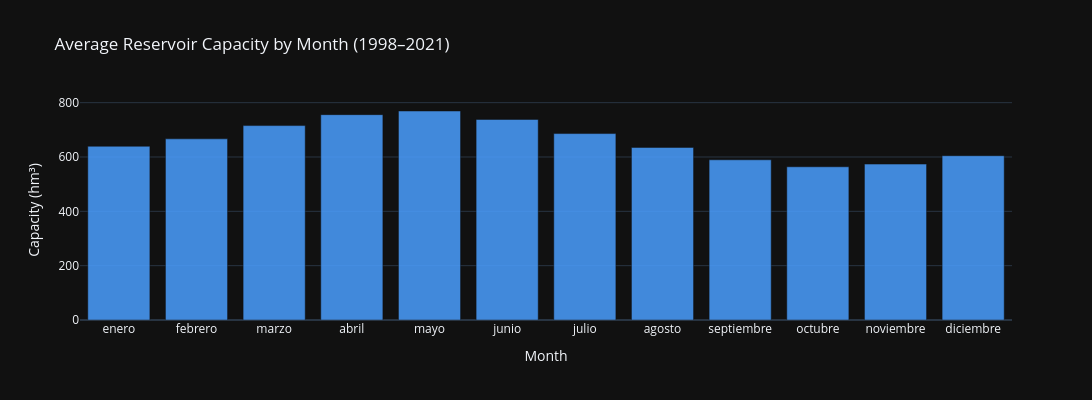

Notebook code for this chart:
### Markdown cell above
## **2. Seasonality**

Average capacity by month shows a consistent annual cycle driven by 
Mediterranean climate patterns:
- **Peak: April–May** — snowmelt from Sierra de Guadarrama + spring rainfall
- **Trough: September–October** — end of the dry summer season

This strong, stable seasonality justifies using seasonal models (SARIMAX, Prophet)
and cyclic encoding (month_sin, month_cos) for ML models.

### Code cell
# Average capacity by month across all years
monthly_avg = (
    df_pivot.groupby("month")["total_hm3"]
    .mean()
    .reindex(["enero", "febrero", "marzo", "abril", "mayo", "junio",
              "julio", "agosto", "septiembre", "octubre", "noviembre", "diciembre"])
)

fig = go.Figure(go.Bar(
    x=monthly_avg.index,
    y=monthly_avg.values,
    marker_color="#4a9eff",
    opacity=0.85,
))

fig.update_layout(
    title="Average Reservoir Capacity by Month (1998–2021)",
    xaxis_title="Month",
    yaxis_title="Capacity (hm³)",
    template="plotly_dark",
    height=400,
    width=1200,
)

fig.show()

print("Peak months   :", monthly_avg.nlargest(3).index.tolist())
print("Trough months :", monthly_avg.nsmallest(3).index.tolist())

### Figure 1 — Plotly figure (JSON) as saved in the notebook; plotly's stock layout.template omitted (floating-point values rounded to 4 significant figures)
{"data": [{"marker": {"color": "#4a9eff"}, "opacity": 0.85, "type": "bar", "x": ["enero", "febrero", "marzo", "abril", "mayo", "junio", "julio", "agosto", "septiembre", "octubre", "noviembre", "diciembre"], "y": [639.6, 666.9, 715.6, 755.9, 769.4, 738.2, 686.3, 635.3, 589.7, 564.1, 573.9, 604.7]}], "layout": {"height": 400, "title": {"text": "Average Reservoir Capacity by Month (1998–2021)"}, "width": 1200, "xaxis": {"title": {"text": "Month"}}, "yaxis": {"title": {"text": "Capacity (hm³)"}}}}
